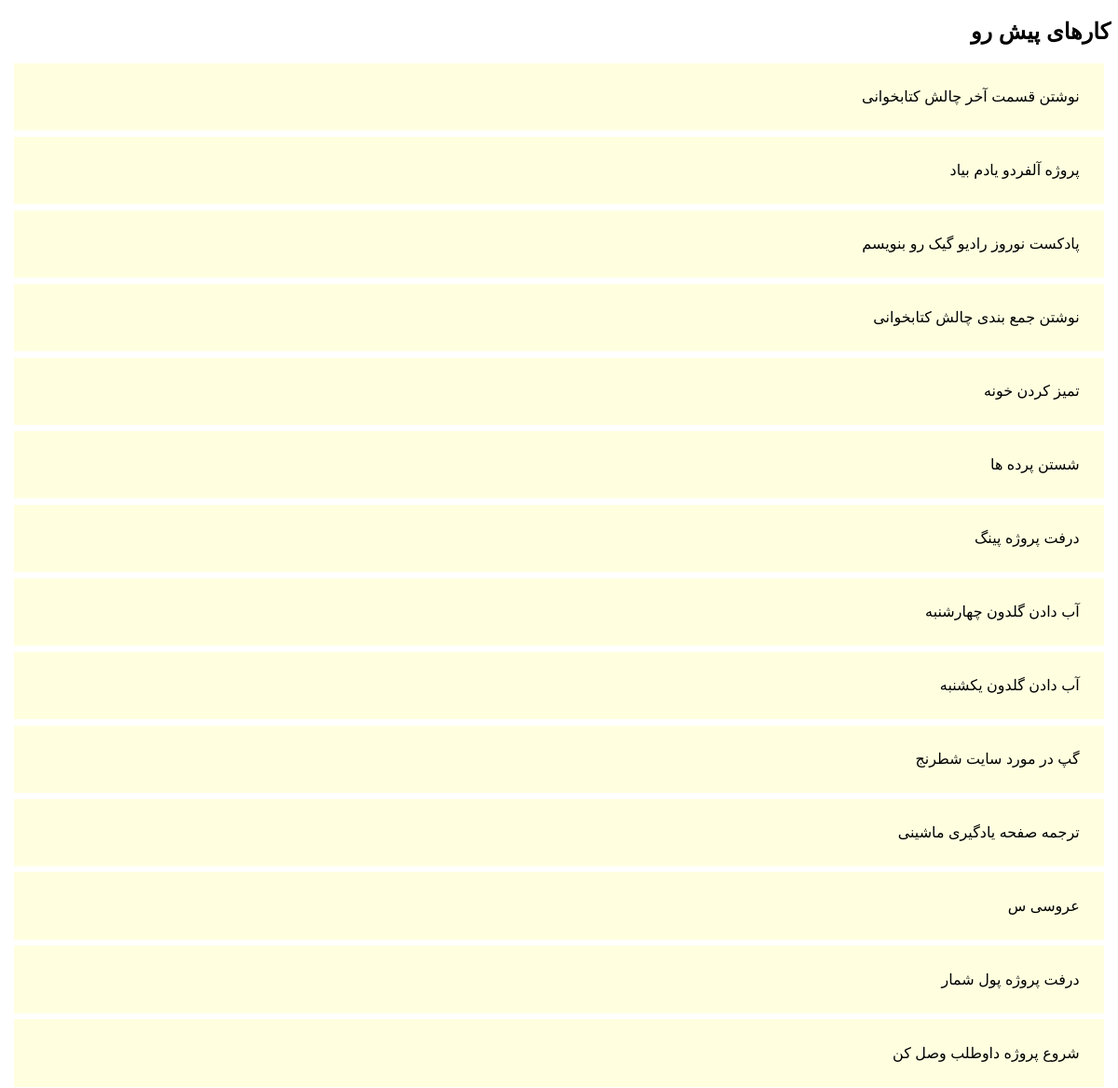
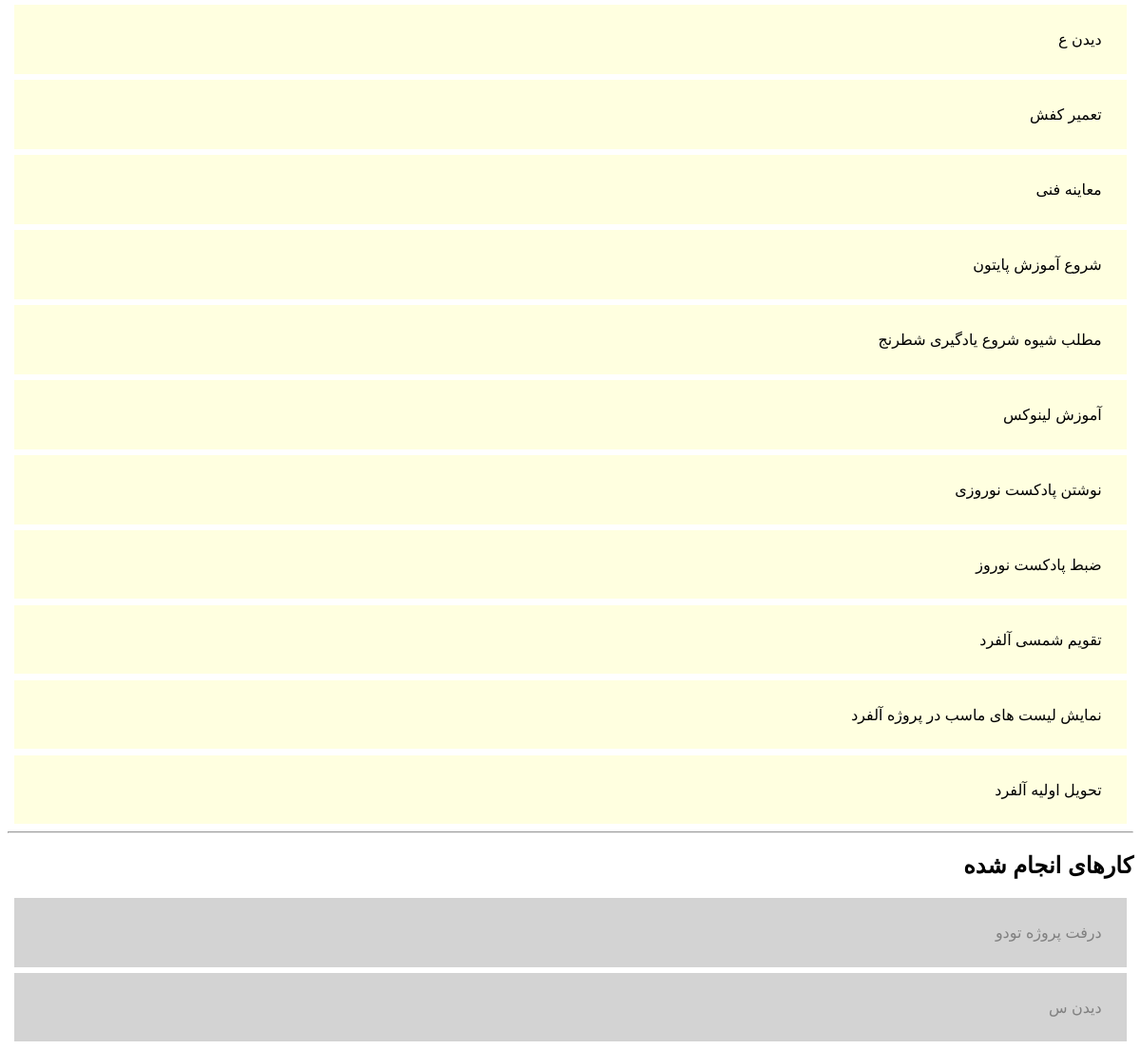
The app's page / (signed in) with its own data (2 pictures, top to bottom).
### web/models.py (models this page shows, shortened)
class Task(models.Model):
    STATUSES = (
        ('A', 'Active'),
        ('P', 'Pending'),
        ('W', 'Waiting'),
        ('D', 'Done'),
        ('C', 'Canceled'),
    )
    user = models.ForeignKey(User)
    text = models.CharField(max_length=400)
    priority = models.IntegerField(default=0)
    status = models.CharField(max_length=1, default='W', choices=STATUSES)
    createdate = models.DateTimeField('create date', blank=True, null=True)
    duedate = models.DateTimeField('due date', blank=True, null=True)
    actiondate = models.DateTimeField('action date', blank=True, null=True)

### web/views.py (the view)
# urls.py: url(r'^$', views.index, name='index'),
def index(request):
    responsetxt = ''
    thisuser = User.objects.get(username=request.user.username)
    tasks = Task.objects.filter(user = thisuser, status = 'W')
    tasksDone = Task.objects.filter(user = thisuser, status = 'D')
    context = {'tasks': tasks, 'tasksDone': tasksDone}
    return render(request, 'index.html', context)

### web/templates/index.html
{% extends "template.html"%}
{% load staticfiles %}
{% block content %}
<div class="grid" data-masonry='{ "itemSelector": ".grid-item", "columnWidth": 200 }'>
<h2 class="todoheader">کارهای پیش رو</h2>
{% for task in tasks %}
     <div class="grid-item">{{ task.text }}</div>
{% endfor %}
</div>
<hr />
<div class="grid" data-masonry='{ "itemSelector": ".grid-item", "columnWidth": 200 }'>
<h2 class="todoheader">کارهای انجام شده</h2>
{% for task in tasksDone %}
         <div class="grid-item taskdone">{{ task.text }}</div>
{% endfor %}
</div>
</div>
{% endblock %}

### web/static/css/style.css (style rules this page uses)
.grid-item { background: lightyellow; direction: rtl; margin: 5pt; padding: 20pt; }
.taskdone { background: lightgray; color: gray; }

### records on screen
Task: text "نوشتن قسمت آخر چالش کتابخوانی"
Task: text "پروژه آلفردو یادم بیاد"
Task: text "پادکست نوروز رادیو گیک رو بنویسم"
Task: text "نوشتن جمع بندی چالش کتابخوانی"
Task: text "تمیز کردن خونه"
Task: text "شستن پرده ها"
Task: text "درفت پروژه پینگ"
Task: text "آب دادن گلدون چهارشنبه"
Task: text "آب دادن گلدون یکشنبه"
Task: text "گپ در مورد سایت شطرنج"
Task: text "ترجمه صفحه یادگیری ماشینی"
Task: text "عروسی س"
Task: text "درفت پروژه پول شمار"
Task: text "شروع پروژه داوطلب وصل کن"
Task: text "دیدن ع"
Task: text "تعمیر کفش"
Task: text "معاینه فنی"
Task: text "شروع آموزش پایتون"
Task: text "مطلب شیوه شروع یادگیری شطرنج"
Task: text "آموزش لینوکس"
Task: text "نوشتن پادکست نوروزی"
Task: text "ضبط پادکست نوروز"
Task: text "تقویم شمسی آلفرد"
Task: text "نمایش لیست های ماسب در پروژه آلفرد"
Task: text "تحویل اولیه آلفرد"
Task: text "درفت پروژه تودو"
Task: text "دیدن س"
